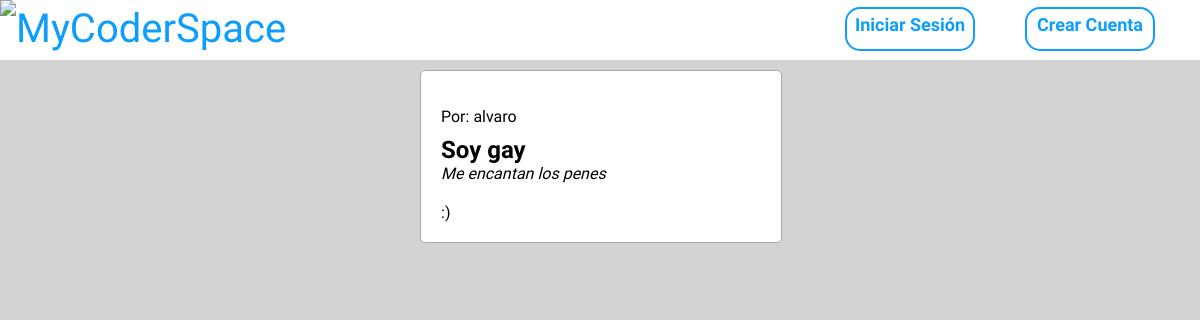
The app's page /detail/6/, older data.
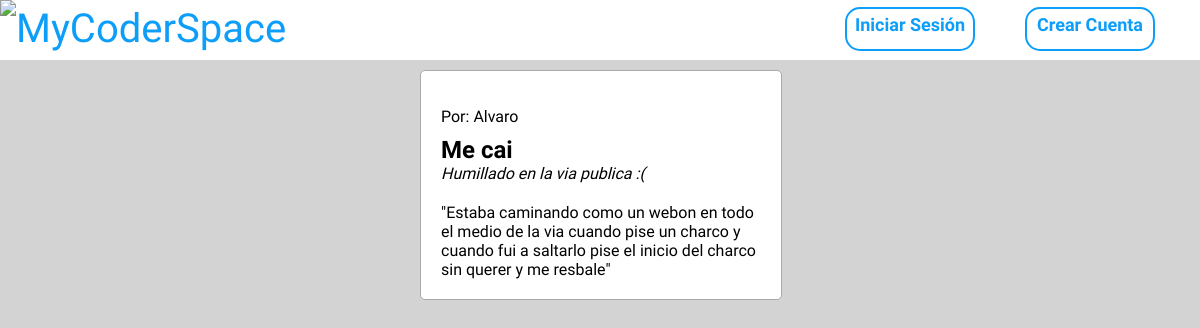
The same page, newer data.
### MyCoderSpace/models.py (models this page shows, shortened)
class BlogModel(models.Model):
    titulo = models.CharField(max_length=100)
    sub_titulo = models.CharField(max_length=100)
    cuerpo = models.TextField()
    autor = models.ForeignKey(User, on_delete=models.CASCADE)
    fecha_creacion = models.DateField(auto_now_add=True)

### MyCoderSpace/views.py (the view)
# urls.py: path("detail/<pk>/", views.BlogDetail.as_view(), name = "detail"),
class BlogDetail(DetailView):
    model = BlogModel
    template_name = "blog_detail.html"

### MyCoderSpace/templates/blog_detail.html (shortened to what this page needs)
{% extends "createblog.html" %}
{% load static %}
{% block contenidoDinamico %}
    <div id="cuerpo">
      <div id="cuadricula">
        <div id="blog">
          <div id="texto-blog">
            <p id="autor">Por: {{object.autor}}</p>
            <p id="titulo">{{object.titulo}}</p>
            <p id="sub_titulo">{{object.sub_titulo}}</p>
            <p id="cuerpo-blog2">{{object.cuerpo}}</p>
          </div>
        </div>
      </div>
    </div>
{% endblock %}

### MyCoderSpace/templates/createblog.html (shortened to what this page needs)
<!DOCTYPE html>
<html lang="en">
<head>
</head>
<body>
    <header>
        <img src="https://i.imgur.com/fMy5RmC.png">
        <h1 id="title">MyCoderSpace</h1>
        <nav>
        {% if user.is_authenticated %}
        <a href="{% url 'home' %}">Volver a Página Principal</a>
        {% else %}
            <a href="{% url 'login' %}"><p>Iniciar Sesión</p></a>
            <a href="{% url 'create_user' %}"><p>Crear Cuenta</p></a>
        {% endif %}
        </nav>
    </header>
    {% block contenidoDinamico %}{% endblock %}
</body>

### MyCoderSpace/templates/createblog.html (style rules this page uses)
header { background: white; display: flex; height: 60px; color: #0D9EFA; }
#title { margin-top: 5px; font-family: 'Titan One', cursive; font-size: 40px; font-weight: normal }
nav { display: flex; margin-top: -5px; margin-left: auto; margin-right: 20px; width: 30%; font-size: 20px; justify-content: space-around; font-weight: bold; }
nav a { border: 2px solid #0D9EFA; border-radius: 15px; height: 35px; width: 35%; text-align: center; text-decoration: none; margin-top: 12px; padding-top: 5px; font-size: 18px; }
a:link { color: #0D9EFA; }
nav p { margin: 0px; padding: 0px; }
body, html { margin: 0px; padding: 0px; font-family: 'Mukta', sans-serif; color: black; border: 0px; background: lightgray; }
#cuerpo { display: flex; flex-wrap: nowrap; align-items: center; margin-top: 10px; padding: 0px; width: 100%; height: 100%; width: 100%; }
#cuadricula { display: inline-block; height: 92%; width: 30%; margin-bottom: 0px; margin-top: 0px; margin-right: auto; margin-left: auto; }
#blog { display: flex; width: 100%; height: 430px; margin: 0px auto; background: white; border: 1px solid darkgray; border-radius: 5px; }
#texto-blog { margin: -10px auto 0px auto; }
#texto-blog p { margin-bottom: 0px; }
#autor { display: inline-block; }
#titulo { font-size: 20px; margin-top: -15px; }

### MyCoderSpace/templates/blog_detail.html (style rules this page uses)
#blog { height: 30%; }
#texto-blog { margin: 20px; }
#titulo { margin-top: 10px; font-size: 24px; font-weight: 800; }
#sub_titulo { font-style: italic; margin-top: 0px; }
#cuerpo-blog2 { margin-top: 20px; }

Row changes from the older to the newer data that the page shows:
changed BlogModel: autor "alvaro" → "Alvaro"; titulo "Soy gay" → "Me cai"; sub_titulo "Me encantan los penes" → "Humillado en la via publica :("; cuerpo ":)" → "\"Estaba caminando como un webon en todo el medio de la via cuando pise un charco y cuando fui a saltarlo pise el inicio del charco sin querer y me resbale\""
